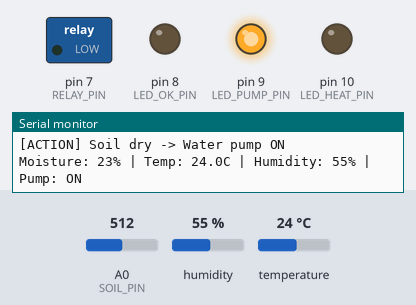
The sketch below on a simulated Arduino Uno, built with avr-gcc and run on an emulated ATmega328P. Shown: switched loads named in the sketch (green lamp = pin HIGH), output pins drawn as LEDs (lit = HIGH), the last lines printed to the serial monitor. Inputs (shaded band) come from the test bench; at power-on: A0 (SOIL_PIN) = 512, temperature 24 °C, humidity 55 %.

Above: at 1.2 s.
1.3 s: A0 (SOIL_PIN) set to 422
3.3 s: A0 (SOIL_PIN) set to 389
At 5.4 s:
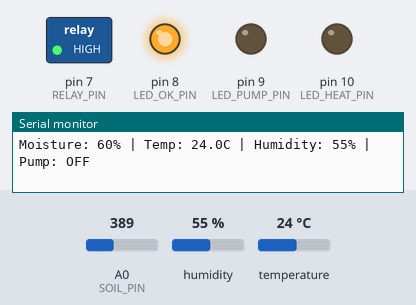
5.7 s: temperature set to 31.1 °C
7.6 s: temperature set to 32.7 °C
At 9.0 s:
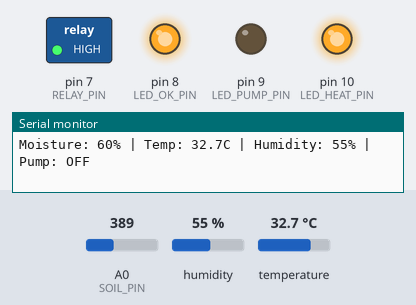
9.9 s: A0 (SOIL_PIN) set to 455
11.7 s: A0 (SOIL_PIN) set to 480
At 13.3 s:
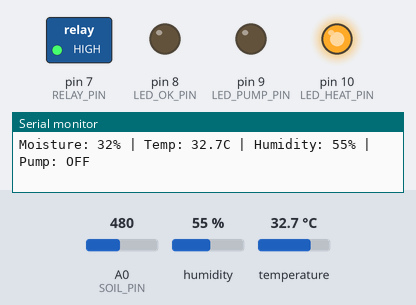
At 36.5 s:
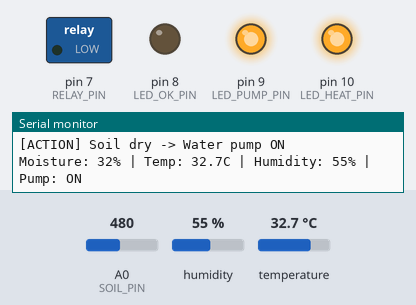
Timing chart, 0 to 37.0 s (numbered marks = the images above; inputs shaded):
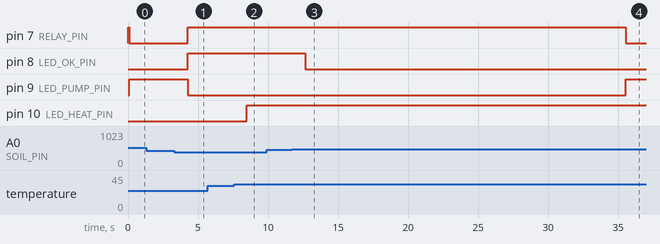

The sketch:

smart_greenhouse.ino
```cpp
/*
 * TechBlueprint (@techblueprint-lab) — Day 002: Smart Auto-Watering Greenhouse
 * Board   : Arduino Uno / Nano
 * Sensors : Capacitive Soil Moisture Sensor (A0) + DHT22 Temp/Humidity (D2)
 * Output  : 5V Relay + Mini Water Pump (D7) + Status LEDs (D8, D9, D10)
 *
 * Practical Engineering Highlights:
 *  1. Uses a CAPACITIVE soil sensor (resistive probes corrode in wet soil).
 *  2. Uses HYSTERESIS (pump ON below 35%, OFF above 55%) to prevent relay chatter.
 *  3. Includes a 10-second MAX-PUMP-RUNTIME safety cutoff + 30s cooldown so a
 *     disconnected sensor can never flood your room!
 */

#include <DHT.h>

// Pin Definitions
const int SOIL_PIN      = A0;  // Capacitive soil moisture analog output
const int DHT_PIN       = 2;   // DHT22 data pin (with 10k pull-up resistor)
const int RELAY_PIN     = 7;   // 5V Relay IN pin (active LOW on most modules)
const int LED_OK_PIN    = 8;   // Green LED: Soil healthy
const int LED_PUMP_PIN  = 9;   // Blue LED : Watering active
const int LED_HEAT_PIN  = 10;  // Red LED  : High temperature alert

// Calibration values (measure in dry air vs. glass of water for your sensor)
const int SOIL_DRY_RAW  = 590;
const int SOIL_WET_RAW  = 255;

// Control thresholds (Hysteresis avoids rapid ON/OFF clicking)
const int MOISTURE_LOW_PCT  = 35;  // Start watering below 35%
const int MOISTURE_HIGH_PCT = 55;  // Stop watering above 55%
const float TEMP_ALERT_C    = 32.0;

// Safety guardrails (Flood protection!)
const unsigned long MAX_PUMP_MS = 10000UL;  // Never pump > 10 sec continuously
const unsigned long COOLDOWN_MS = 30000UL;  // Wait 30 sec before next cycle

DHT dht(DHT_PIN, DHT22);

bool pumpRunning = false;
unsigned long pumpStartTime = 0;
unsigned long lastPumpStopTime = 0;

void setPump(bool on) {
  pumpRunning = on;
  // Most 5V relay modules are Active-LOW (LOW = ON, HIGH = OFF)
  digitalWrite(RELAY_PIN, on ? LOW : HIGH);
  digitalWrite(LED_PUMP_PIN, on ? HIGH : LOW);
  if (on) {
    pumpStartTime = millis();
  } else {
    lastPumpStopTime = millis();
  }
}

int readSoilMoisturePct() {
  // Average 5 readings for stable noise-free measurements
  long sum = 0;
  for (int i = 0; i < 5; i++) {
    sum += analogRead(SOIL_PIN);
    delay(15);
  }
  int raw = sum / 5;
  int pct = map(raw, SOIL_DRY_RAW, SOIL_WET_RAW, 0, 100);
  return constrain(pct, 0, 100);
}

void setup() {
  Serial.begin(9600);
  dht.begin();

  pinMode(RELAY_PIN, OUTPUT);
  pinMode(LED_OK_PIN, OUTPUT);
  pinMode(LED_PUMP_PIN, OUTPUT);
  pinMode(LED_HEAT_PIN, OUTPUT);

  // Start with pump safely OFF
  digitalWrite(RELAY_PIN, HIGH);
  Serial.println(F("TechBlueprint Smart Greenhouse Ready!"));
}

void loop() {
  unsigned long now = millis();
  int moisture = readSoilMoisturePct();
  float tempC = dht.readTemperature();
  float humidity = dht.readHumidity();

  // 1. Flood-safety watchdog: force pump OFF if max runtime exceeded
  if (pumpRunning && (now - pumpStartTime >= MAX_PUMP_MS)) {
    setPump(false);
    Serial.println(F("[SAFETY] Max pump runtime reached -> Pump OFF (cooldown)"));
  }

  // 2. Hysteresis watering control
  bool cooldownDone = (now - lastPumpStopTime >= COOLDOWN_MS) || (lastPumpStopTime == 0);
  if (!pumpRunning && moisture < MOISTURE_LOW_PCT && cooldownDone) {
    setPump(true);
    Serial.println(F("[ACTION] Soil dry -> Water pump ON"));
  } else if (pumpRunning && moisture >= MOISTURE_HIGH_PCT) {
    setPump(false);
    Serial.println(F("[ACTION] Target moisture reached -> Water pump OFF"));
  }

  // 3. Status LEDs
  digitalWrite(LED_OK_PIN, (!pumpRunning && moisture >= MOISTURE_LOW_PCT) ? HIGH : LOW);
  bool heatAlert = !isnan(tempC) && (tempC >= TEMP_ALERT_C);
  digitalWrite(LED_HEAT_PIN, heatAlert ? HIGH : LOW);

  // 4. Serial Telemetry Log
  Serial.print(F("Moisture: ")); Serial.print(moisture); Serial.print(F("% | "));
  if (!isnan(tempC)) {
    Serial.print(F("Temp: ")); Serial.print(tempC, 1); Serial.print(F("C | "));
    Serial.print(F("Humidity: ")); Serial.print(humidity, 0); Serial.print(F("% | "));
  }
  Serial.println(pumpRunning ? F("Pump: ON") : F("Pump: OFF"));

  delay(2000);
}
```

Measured:
- the behaviour switches between 406 and 405 on A0 (SOIL_PIN) (found by bisection; images 0 and 1)
- the behaviour switches between 31.9 and 32 °C on temperature (found by bisection; images 1 and 2)
- the behaviour switches between 472 and 473 on A0 (SOIL_PIN) (found by bisection; images 2 and 3)
- after the input at 3.3 s, pin 7 (RELAY_PIN), pin 8 (LED_OK_PIN): LOW → HIGH after 0.97 s; pin 9 (LED_PUMP_PIN): HIGH → LOW after 0.97 s
- after the input at 7.6 s, pin 10 (LED_HEAT_PIN): LOW → HIGH after 0.88 s
- after the input at 11.7 s, pin 7 (RELAY_PIN): HIGH → LOW after 23.8 s; pin 8 (LED_OK_PIN): HIGH → LOW after 0.95 s; pin 9 (LED_PUMP_PIN): LOW → HIGH after 23.8 s
